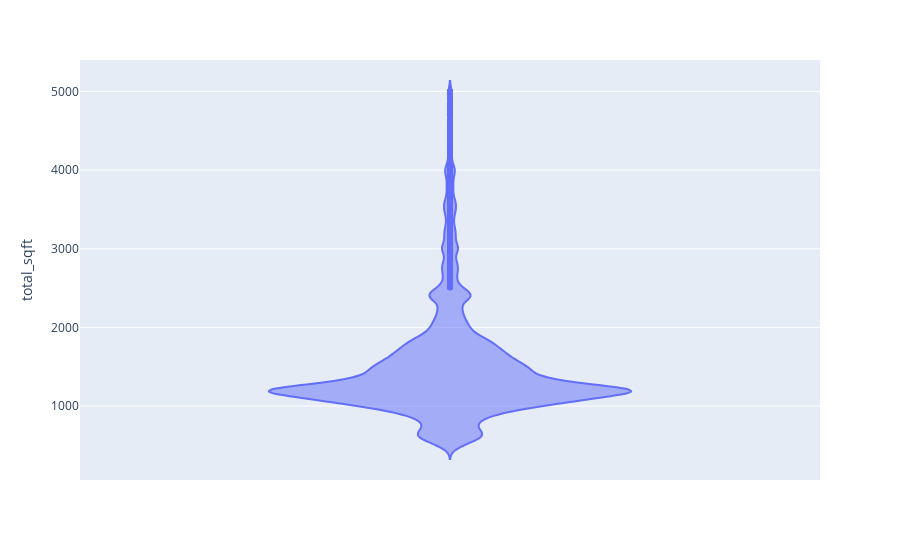

Here is the notebook cell this chart was saved with:
### Code cell
fig = px.violin(df1,y="total_sqft")
fig.show()

### Figure 1 — Plotly figure (JSON) as saved in the notebook; plotly's stock layout.template omitted (floating-point values rounded to 4 significant figures; data arrays with more than 128 entries replaced by an {"elided": "..."} marker saying what was removed)
{"data": [{"alignmentgroup": "True", "box": {"visible": false}, "hovertemplate": "total_sqft=%{y}<extra></extra>", "legendgroup": "", "marker": {"color": "#636efa"}, "name": "", "offsetgroup": "", "orientation": "v", "scalegroup": "True", "showlegend": false, "type": "violin", "x0": " ", "xaxis": "x", "y": {"elided": "13060 float values"}, "y0": " ", "yaxis": "y"}], "layout": {"autosize": true, "legend": {"tracegroupgap": 0}, "margin": {"t": 60}, "violinmode": "group", "xaxis": {"anchor": "y", "autorange": true, "domain": [0, 1], "range": [-0.5, 0.5], "type": "category"}, "yaxis": {"anchor": "x", "autorange": true, "domain": [0, 1], "range": [60.47, 5400.0], "title": {"text": "total_sqft"}, "type": "linear"}}}
